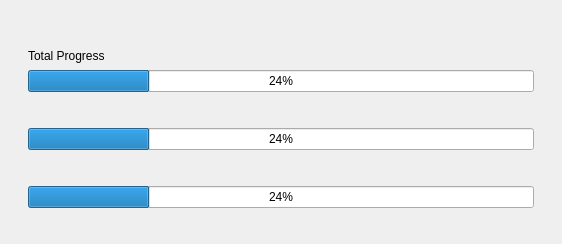
<?xml version="1.0" encoding="UTF-8"?>
<ui version="4.0">
 <class>dialogMetaProgress</class>
 <widget class="QDialog" name="dialogMetaProgress">
  <property name="windowModality">
   <enum>Qt::ApplicationModal</enum>
  </property>
  <property name="geometry">
   <rect>
    <x>0</x>
    <y>0</y>
    <width>562</width>
    <height>244</height>
   </rect>
  </property>
  <property name="windowTitle">
   <string>System-Packages</string>
  </property>
  <property name="windowIcon">
   <iconset>
    <normaloff>:/system.png</normaloff>:/system.png</iconset>
  </property>
  <layout class="QGridLayout" name="gridLayout_2">
   <item row="0" column="0">
    <layout class="QHBoxLayout" name="horizontalLayout">
     <item>
      <spacer name="horizontalSpacer">
       <property name="orientation">
        <enum>Qt::Horizontal</enum>
       </property>
       <property name="sizeType">
        <enum>QSizePolicy::Fixed</enum>
       </property>
       <property name="sizeHint" stdset="0">
        <size>
         <width>40</width>
         <height>20</height>
        </size>
       </property>
      </spacer>
     </item>
     <item>
      <widget class="QLabel" name="labelDescription">
       <property name="font">
        <font>
         <weight>75</weight>
         <bold>true</bold>
        </font>
       </property>
       <property name="text">
        <string/>
       </property>
       <property name="alignment">
        <set>Qt::AlignCenter</set>
       </property>
      </widget>
     </item>
     <item>
      <spacer name="horizontalSpacer_2">
       <property name="orientation">
        <enum>Qt::Horizontal</enum>
       </property>
       <property name="sizeType">
        <enum>QSizePolicy::Fixed</enum>
       </property>
       <property name="sizeHint" stdset="0">
        <size>
         <width>40</width>
         <height>20</height>
        </size>
       </property>
      </spacer>
     </item>
    </layout>
   </item>
   <item row="1" column="0">
    <spacer name="verticalSpacer_2">
     <property name="orientation">
      <enum>Qt::Vertical</enum>
     </property>
     <property name="sizeType">
      <enum>QSizePolicy::Fixed</enum>
     </property>
     <property name="sizeHint" stdset="0">
      <size>
       <width>20</width>
       <height>10</height>
      </size>
     </property>
    </spacer>
   </item>
   <item row="2" column="0">
    <layout class="QGridLayout" name="gridLayout">
     <item row="0" column="0" rowspan="6">
      <spacer name="horizontalSpacer_3">
       <property name="orientation">
        <enum>Qt::Horizontal</enum>
       </property>
       <property name="sizeType">
        <enum>QSizePolicy::Fixed</enum>
       </property>
       <property name="sizeHint" stdset="0">
        <size>
         <width>17</width>
         <height>148</height>
        </size>
       </property>
      </spacer>
     </item>
     <item row="0" column="1">
      <widget class="QLabel" name="labelTotal">
       <property name="text">
        <string>Total Progress</string>
       </property>
      </widget>
     </item>
     <item row="1" column="1">
      <widget class="QProgressBar" name="progressTotal">
       <property name="value">
        <number>24</number>
       </property>
      </widget>
     </item>
     <item row="1" column="2" rowspan="5">
      <spacer name="horizontalSpacer_4">
       <property name="orientation">
        <enum>Qt::Horizontal</enum>
       </property>
       <property name="sizeType">
        <enum>QSizePolicy::Fixed</enum>
       </property>
       <property name="sizeHint" stdset="0">
        <size>
         <width>17</width>
         <height>138</height>
        </size>
       </property>
      </spacer>
     </item>
     <item row="2" column="1">
      <widget class="QLabel" name="labelSub">
       <property name="text">
        <string/>
       </property>
      </widget>
     </item>
     <item row="3" column="1">
      <widget class="QProgressBar" name="progressSub">
       <property name="value">
        <number>24</number>
       </property>
      </widget>
     </item>
     <item row="4" column="1">
      <widget class="QLabel" name="labelDownload">
       <property name="text">
        <string/>
       </property>
      </widget>
     </item>
     <item row="5" column="1">
      <widget class="QProgressBar" name="progressDownload">
       <property name="value">
        <number>24</number>
       </property>
      </widget>
     </item>
    </layout>
   </item>
   <item row="3" column="0">
    <spacer name="verticalSpacer_3">
     <property name="orientation">
      <enum>Qt::Vertical</enum>
     </property>
     <property name="sizeHint" stdset="0">
      <size>
       <width>20</width>
       <height>40</height>
      </size>
     </property>
    </spacer>
   </item>
  </layout>
 </widget>
 <resources>
  <include location="libtrueos-ui.qrc"/>
 </resources>
 <connections/>
</ui>
